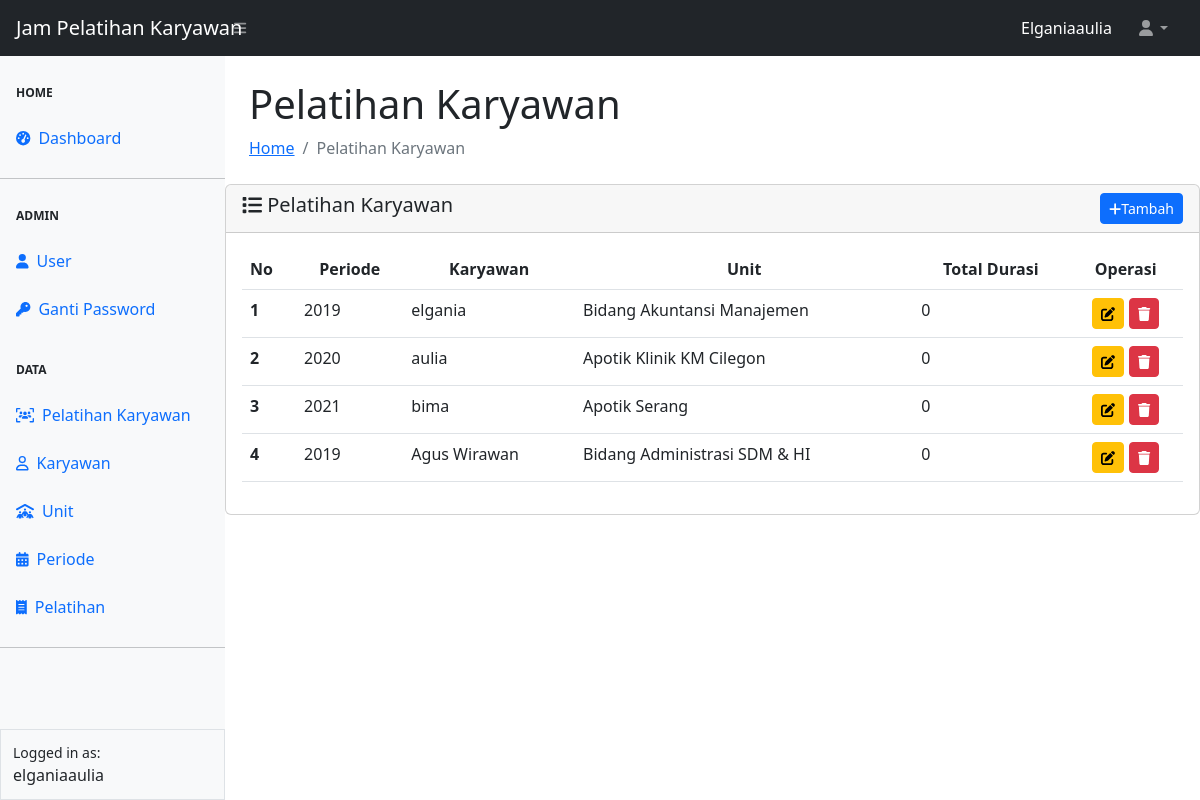
Page /pel-kry/pel-kry.php (signed in) on the committed database.
### tables this page shows
CREATE TABLE `tbl_pelkry`  (
  `id` int NOT NULL AUTO_INCREMENT,
  `id_karyawan` int NOT NULL,
  `nm_karyawan` varchar(150) NOT NULL,
  `id_periode` int NOT NULL,
  `nm_periode` varchar(150) NOT NULL,
  `id_unit` int NOT NULL,
  `unit` varchar(150) NOT NULL,
  `total_durasi` int NOT NULL,
  PRIMARY KEY (`id`) USING BTREE,
  INDEX `id_periode`(`id_periode` ASC) USING BTREE,
  INDEX `id_periode_2`(`id_periode` ASC) USING BTREE,
  INDEX `id_unit`(`id_unit` ASC) USING BTREE,
  INDEX `fk_karyawan`(`id_karyawan` ASC) USING BTREE,
  CONSTRAINT `fk_karyawan` FOREIGN KEY (`id_karyawan`) REFERENCES `tbl_karyawan` (`id`) ON DELETE CASCADE ON UPDATE CASCADE,
  CONSTRAINT `fk_periode` FOREIGN KEY (`id_periode`) REFERENCES `tbl_periode` (`id`) ON DELETE CASCADE ON UPDATE CASCADE
);

### config.php (called while the page is built, shortened)
<?php
$main_url = "http://localhost/rskm/";
?>

### pel-kry/pel-kry.php (the view, shortened to what this page needs)
<?php
require_once "../config.php";
require_once "../template/header.php";
require_once "../template/navbar.php";
require_once "../template/sidebar.php";
?>
<div id="layoutSidenav_content">
                <main>
                    <div class="container-fluid px-4">
                        <h1 class="mt-4">Pelatihan Karyawan</h1>
                        <ol class="breadcrumb mb-4">
                            <li class="breadcrumb-item"><a href="../index.php">Home</a> </li>
                            <li class="breadcrumb-item active">Pelatihan Karyawan</li>
                        </ol>
                    </div>
                    <div class="card">
                    <div class="card-header">
                        <span class = "h5 my-2" ><i class="fa-solid fa-list"></i> Pelatihan Karyawan</span>
                        <a href="<?= $main_url?>pel-kry/add-pelkry.php" class="btn btn-sm btn-primary float-end"><i class="fa-solid fa-plus"></i>Tambah</a>
                    </div>
                    <div class="card-body">
                    <form action="pel-kry.php" method="POST" enctype="multipart/form-data">
                    <table class="table table-hover" id="datatablesSimple">
                        <thead>
                            <tr>
                            <th scope="col">No</th>
                            <th scope="col"><center>Periode</center></th>
                            <th scope="col"><center>Karyawan</center></th>
                            <th scope="col"><center>Unit</center></th>
                            <th scope="col"><center>Total Durasi</center></th>
                            <th scope="col"><center>Operasi</center></th>
                        </thead>
                        <tbody>
                            <?php
                            $no = 1;
                            $queryPelKry = mysqli_query($koneksi, "SELECT * FROM tbl_pelkry");
                            while ($data = mysqli_fetch_array($queryPelKry)){
                                $id = $data['id'];
                            ?>
                            <tr>
                            <th scope="row"><?= $no++ ?></th>
                            <td><?= $data['nm_periode'] ?></td>
                            <td><?= $data['nm_karyawan'] ?></td>
                            <td><?= $data['unit'];?></td>
                            <td><?= $data['total_durasi'];?></td>
                            <td align="center">
                                <a href="edit-pelkry.php?id=<?= $data['id'] ?>" class="btn btn-sm btn-warning" title="Update Pelatihan Karyawan"><i class="fa-solid fa-pen-to-square"></i></a>
                                <button type="button" class="btn btn-sm btn-danger" id="btnHapus" title="Hapus Pelatihan " data-id="<?= $id ?>" ><i class="fa-solid fa-trash"></i></button>
                            </td>
                            </tr>
                            <?php } ?>
                        </tbody>
                        </table>
                        </form>
                    </div>
</div>
                        </div>
<?php
    require_once "../template/footer.php"
?>

### rows in the picture
tbl_pelkry: nm_periode "2019", nm_karyawan "elgania", unit "Bidang Akuntansi Manajemen", total_durasi "0"
tbl_pelkry: nm_periode "2020", nm_karyawan "aulia", unit "Apotik Klinik KM Cilegon", total_durasi "0"
tbl_pelkry: nm_periode "2021", nm_karyawan "bima", unit "Apotik Serang", total_durasi "0"
tbl_pelkry: nm_periode "2019", nm_karyawan "Agus Wirawan", unit "Bidang Administrasi SDM & HI", total_durasi "0"

### other values in the picture
$_SESSION ['username'] "Elganiaaulia"
$_SESSION ['username'] "elganiaaulia"
